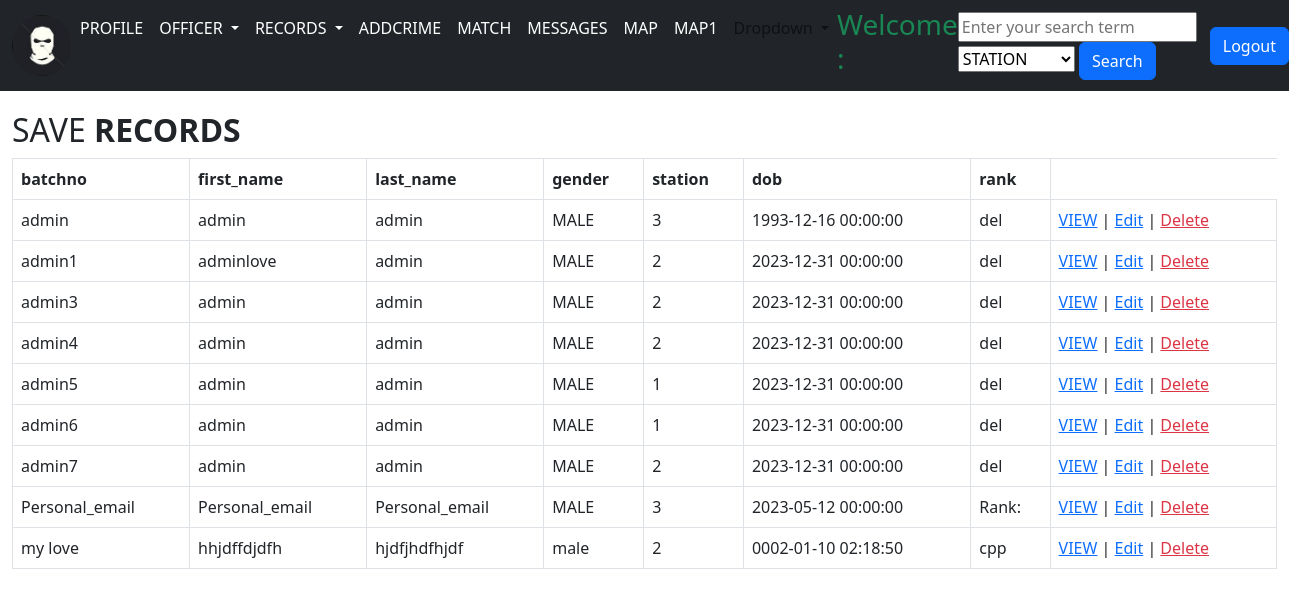
The page /allofficer on the database its author committed.
### models.py (models this page shows, shortened)
class User(db.Model, UserMixin):
    id = db.Column(db.Integer, primary_key=True)
    batchno = db.Column(db.String(20), unique=True, nullable=False)
    Phone_No = db.Column(db.String(21), nullable=True)
    Personal_email = db.Column(db.String(128), unique=True, nullable=False)
    first_name = db.Column(db.String(20), unique=False, nullable=False)
    last_name = db.Column(db.String(20), unique=False, nullable=False)
    rank = db.Column(db.String(20), unique=False, nullable=False)
    station = db.Column(db.String(120), db.ForeignKey('location.id'))
    profile_pic = db.Column(db.String(), nullable=True)
    dob = db.Column(db.DateTime, nullable=False)
    Supervisor_id = db.Column(
        db.String(128), nullable=False)
    active = db.Column(db.Boolean, default=False, nullable=False)
    gender = db.Column(db.String(20), unique=False, nullable=False)
    caught_by_user = db.relationship('Crimerecords', foreign_keys='Crimerecords.caught_by', backref='caught_by_id')
    messages_sent = db.relationship('Message', foreign_keys='Message.sender_id', backref='sender')
    messages_received = db.relationship('Message', foreign_keys='Message.recipient_id', backref='recipient')
    date_added = db.Column(db.DateTime, default=datetime.utcnow)
    password_hash = db.Column(db.String(128))

### app.py (the view)
@app.route('/ddd', methods=['GET', 'POST'])
@app.route('/allofficer')
def allofficer():
    return render_template('officer.html', police= User.query.all())

### Templates/officer.html (shortened to what this page needs)
{% extends 'base.html' %}
{% block content %}
<!DOCTYPE html>
<html>
<head>
</head>
<body>
    <div class="container-fluid" add style="overflow-y:scroll" >
        <div class="table-wrapper">
            <div class="table-title">
                <div class="row">
                    <div class="col-sm-8"><h2>SAVE <b>RECORDS</b></h2></div>
                </div>
            </div>
            <table class="table table-bordered">
                <thead>
					<tr>
			<th>batchno</th>
			<th>first_name</th>
			<th>last_name</th>
			<th>gender</th>
			<th>station</th>
			<th>dob</th>
			<th>rank</th>
		</tr>
	</thead>
	<tbody>
		{% for data in police %}
		<tbody>
	<td>{{data["batchno"]}}</td>
 <td>{{data["first_name"]}}</td>
 <td>{{data["last_name"]}}</td>
 <td>{{data["gender"]}}</td>
 <td>{{data["station"]}}</td>
 <td>{{data["dob"]}}</td>
 <td>{{data["rank"]}}</td>
			<td>
				<a href="{{ url_for('dashboard', id=data['id']) }}" class="text-primary"> VIEW</a> |
				<a href="{{ url_for('update', id=data['id']) }}" class="text-primary"> Edit</a> |
                <a href="{{ url_for('delete', id=data['id']) }}" class="text-danger"> Delete</a>
		</td>
	{% endfor %}
</tbody>
</table>
</div>
</div>
</body>
</html>
{% endblock %}

### Templates/base.html (shortened to what this page needs)
<!doctype html>
<html lang="en">
  </head>
  <body>
    {% include 'navbar.html' %}
    {% block content %}
    {% endblock %}

### Templates/navbar.html (shortened to what this page needs)
<link href="../static/dist/css/bootstrap.min.css" rel="stylesheet">
<nav class="navbar navbar-expand-lg bg-dark">
  <link href="navbar.css" rel="stylesheet">
  <div class="container-fluid">
      {% if current_user.profile_pic %}
		<img src="{{ url_for('static', filename='images/' + current_user.profile_pic)}}" img class="img-profile rounded-circle" width="60x60">
		{% else %}
		<img src="{{ url_for('static', filename='images/default_photo.jpg')}}" img class="img-profile rounded-circle" width="60x60">
		{% endif %}
    <div class="collapse navbar-collapse" id="navbarSupportedContent">
      <ul class="navbar-nav me-auto mb-2 mb-lg-0">
        <li class="nav-item">
          <a class="nav-link px-2 text-white" aria-current="page" href="{{url_for('index')}}">PROFILE</a>
        </li>
        <li class="nav-item dropdown">
          <a class="nav-link dropdown-toggle text-white" href="" role="button" data-bs-toggle="dropdown" aria-expanded="false">
            OFFICER
          </a>
          <li class="nav-item dropdown">
            <a class="nav-link dropdown-toggle text-white" href="" role="button" data-bs-toggle="dropdown" aria-expanded="false">
              RECORDS
            </a>
        </li>
        <li class="nav-item">
          <a class="nav-link px-2 text-white" aria-current="page" href="{{url_for('addcrime')}}">ADDCRIME</a>
        </li>
         <li class="nav-item">
          <a class="nav-link px-2 text-white" aria-current="page" href="{{url_for('match')}}">MATCH</a>
        </li>
        <li class="nav-item">
          <a class="nav-link px-2 text-white" aria-current="page" href="/send_message">MESSAGES</a>
        </li>
        <li class="nav-item">
          <a class="nav-link px-2 text-white" aria-current="page" href="/map">MAP</a>
        </li>
        <li class="nav-item">
          <a class="nav-link px-2 text-white" aria-current="page" href="/map1">MAP1</a>
        </li>
        <li class="nav-item dropdown">
          <a class="nav-link dropdown-toggle" href="#" role="button" data-bs-toggle="dropdown" aria-expanded="false">
            Dropdown
          </a>
        </li>
        <li class="nav-item">
          <h3 class="text-success">Welcome : {{current_user.first_name }} {{current_user.last_name }}</h3>
        </li>
      </ul>
    </div>
    <form method="POST" action="{{ url_for('search') }}">
      <input type="text" name="search_term" placeholder="Enter your search term">
      <select name="filter_option">
        <option value="last_name">STATION</option>
      </select>
      <button type="submit" class="btn btn-primary">Search</button>
    </form>
  </div>
<a href="{{url_for('logout')}}" class="btn btn-primary btn-block">Logout</a>
</nav>

### static/css/navbar.css (style rules this page uses)
body { padding-bottom: 20px; }
.navbar { margin-bottom: 20px; }

### rows shown on the page
User: batchno "admin", first_name "admin", last_name "admin", gender "MALE", station "3", dob "1993-12-16 00:00:00", rank "del"
User: batchno "admin1", first_name "adminlove", last_name "admin", gender "MALE", station "2", dob "2023-12-31 00:00:00", rank "del"
User: batchno "admin3", first_name "admin", last_name "admin", gender "MALE", station "2", dob "2023-12-31 00:00:00", rank "del"
User: batchno "admin4", first_name "admin", last_name "admin", gender "MALE", station "2", dob "2023-12-31 00:00:00", rank "del"
User: batchno "admin5", first_name "admin", last_name "admin", gender "MALE", station "1", dob "2023-12-31 00:00:00", rank "del"
User: batchno "admin6", first_name "admin", last_name "admin", gender "MALE", station "1", dob "2023-12-31 00:00:00", rank "del"
User: batchno "admin7", first_name "admin", last_name "admin", gender "MALE", station "2", dob "2023-12-31 00:00:00", rank "del"
User: batchno "Personal_email", first_name "Personal_email", last_name "Personal_email", gender "MALE", station "3", dob "2023-05-12 00:00:00", rank "Rank:"
User: batchno "my love", first_name "hhjdffdjdfh", last_name "hjdfjhdfhjdf", gender "male", station "2", dob "0002-01-10 02:18:50", rank "cpp"
